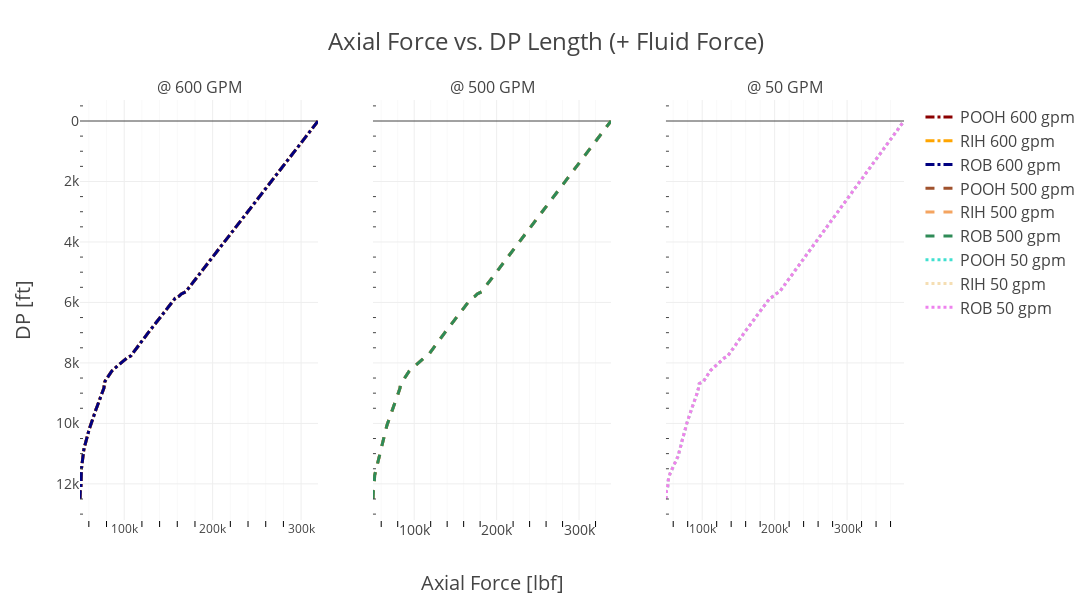

Notebook cell for this chart:
### Code cell
import plotly.graph_objects as go
from plotly.subplots import make_subplots

fig = make_subplots(rows=1, cols=3, subplot_titles=("@ 600 GPM", "@ 500 GPM", "@ 50 GPM"), shared_yaxes=True)

fig.add_trace(go.Scatter(x=hook_POOH_600[0]+50000, y=np.linspace(12500, 0, len(hook_POOH_600[0])), name='POOH 600 gpm', line=dict(color='darkred', width=3, dash='dashdot')), row=1, col=1)
fig.add_trace(go.Scatter(x=hook_RIH_600[0]+50000, y=np.linspace(12500, 0, len(hook_RIH_600[0])), name='RIH 600 gpm', line=dict(color='orange', width=3, dash='dashdot')), row=1, col=1) 
fig.add_trace(go.Scatter(x=hook_ROB_600[0]+50000, y=np.linspace(12500, 0, len(hook_ROB_600[0])), name='ROB 600 gpm', line=dict(color='navy', width=3, dash='dashdot')), row=1, col=1) 
fig.add_trace(go.Scatter(x=hook_POOH_500[0]+50000, y=np.linspace(12500, 0, len(hook_POOH_500[0])), name='POOH 500 gpm', line=dict(color='sienna', width=3, dash='dash')), row=1, col=2)
fig.add_trace(go.Scatter(x=hook_RIH_500[0]+50000, y=np.linspace(12500, 0, len(hook_RIH_500[0])), name='RIH 500 gpm', line=dict(color='sandybrown', width=3, dash='dash')), row=1, col=2) 
fig.add_trace(go.Scatter(x=hook_ROB_500[0]+50000, y=np.linspace(12500, 0, len(hook_ROB_500[0])), name='ROB 500 gpm', line=dict(color='seagreen', width=3, dash='dash')), row=1, col=2) 
fig.add_trace(go.Scatter(x=hook_POOH_0[0]+50000, y=np.linspace(12500, 0, len(hook_POOH_0[0])), name='POOH 50 gpm', line=dict(color='turquoise', width=3, dash='dot')), row=1, col=3)
fig.add_trace(go.Scatter(x=hook_RIH_0[0]+50000, y=np.linspace(12500, 0, len(hook_RIH_0[0])), name='RIH 50 gpm', line=dict(color='wheat', width=3, dash='dot')), row=1, col=3) 
fig.add_trace(go.Scatter(x=hook_ROB_0[0]+50000, y=np.linspace(12500, 0, len(hook_ROB_0[0])), name='ROB 50 gpm', line=dict(color='violet', width=3, dash='dot')), row=1, col=3) 

# Update the layout for white background and improved readability
fig.update_xaxes(minor=dict(ticklen=6, tickcolor="black", showgrid=True))
fig.update_yaxes(minor_ticks="inside")
fig.update_layout(
    
    template= "none",
    title='Axial Force vs. DP Length (+ Fluid Force)',  # Add a title
    title_font_size=24,
    xaxis2=dict(
        title='Axial Force [lbf]',
        titlefont_size=20,
        tickfont_size=14,
    ),
    yaxis=dict(
        title='DP [ft]',
        titlefont_size=20,
        tickfont_size=14,
        autorange="reversed"
    ),
    legend=dict(
        traceorder='normal',
        font=dict(
            size=16,
        )
    ),
    height = 600,
    width = 1400
)

# Show the figure
fig.show()
# fig.write_html("Plot.html")

### Figure 1 — Plotly figure (JSON) as saved in the notebook; plotly's stock layout.template omitted (floating-point values rounded to 4 significant figures; data arrays with more than 128 entries replaced by an {"elided": "..."} marker saying what was removed)
{"data": [{"line": {"color": "darkred", "dash": "dashdot", "width": 3}, "name": "POOH 600 gpm", "type": "scatter", "x": {"elided": "178 float values"}, "xaxis": "x", "y": {"elided": "178 float values"}, "yaxis": "y"}, {"line": {"color": "orange", "dash": "dashdot", "width": 3}, "name": "RIH 600 gpm", "type": "scatter", "x": {"elided": "178 float values"}, "xaxis": "x", "y": {"elided": "178 float values"}, "yaxis": "y"}, {"line": {"color": "navy", "dash": "dashdot", "width": 3}, "name": "ROB 600 gpm", "type": "scatter", "x": {"elided": "178 float values"}, "xaxis": "x", "y": {"elided": "178 float values"}, "yaxis": "y"}, {"line": {"color": "sienna", "dash": "dash", "width": 3}, "name": "POOH 500 gpm", "type": "scatter", "x": {"elided": "178 float values"}, "xaxis": "x2", "y": {"elided": "178 float values"}, "yaxis": "y2"}, {"line": {"color": "sandybrown", "dash": "dash", "width": 3}, "name": "RIH 500 gpm", "type": "scatter", "x": {"elided": "178 float values"}, "xaxis": "x2", "y": {"elided": "178 float values"}, "yaxis": "y2"}, {"line": {"color": "seagreen", "dash": "dash", "width": 3}, "name": "ROB 500 gpm", "type": "scatter", "x": {"elided": "178 float values"}, "xaxis": "x2", "y": {"elided": "178 float values"}, "yaxis": "y2"}, {"line": {"color": "turquoise", "dash": "dot", "width": 3}, "name": "POOH 50 gpm", "type": "scatter", "x": {"elided": "178 float values"}, "xaxis": "x3", "y": {"elided": "178 float values"}, "yaxis": "y3"}, {"line": {"color": "wheat", "dash": "dot", "width": 3}, "name": "RIH 50 gpm", "type": "scatter", "x": {"elided": "178 float values"}, "xaxis": "x3", "y": {"elided": "178 float values"}, "yaxis": "y3"}, {"line": {"color": "violet", "dash": "dot", "width": 3}, "name": "ROB 50 gpm", "type": "scatter", "x": {"elided": "178 float values"}, "xaxis": "x3", "y": {"elided": "178 float values"}, "yaxis": "y3"}], "layout": {"annotations": [{"font": {"size": 16}, "showarrow": false, "text": "@ 600 GPM", "x": 0.1444, "xanchor": "center", "xref": "paper", "y": 1, "yanchor": "bottom", "yref": "paper"}, {"font": {"size": 16}, "showarrow": false, "text": "@ 500 GPM", "x": 0.5, "xanchor": "center", "xref": "paper", "y": 1, "yanchor": "bottom", "yref": "paper"}, {"font": {"size": 16}, "showarrow": false, "text": "@ 50 GPM", "x": 0.8556, "xanchor": "center", "xref": "paper", "y": 1, "yanchor": "bottom", "yref": "paper"}], "height": 600, "legend": {"font": {"size": 16}, "traceorder": "normal"}, "title": {"font": {"size": 24}, "text": "Axial Force vs. DP Length (+ Fluid Force)"}, "width": 1400, "xaxis": {"anchor": "y", "domain": [0, 0.2889], "minor": {"showgrid": true, "tickcolor": "black", "ticklen": 6}}, "xaxis2": {"anchor": "y2", "domain": [0.3556, 0.6444], "minor": {"showgrid": true, "tickcolor": "black", "ticklen": 6}, "tickfont": {"size": 14}, "title": {"font": {"size": 20}, "text": "Axial Force [lbf]"}}, "xaxis3": {"anchor": "y3", "domain": [0.7111, 1], "minor": {"showgrid": true, "tickcolor": "black", "ticklen": 6}}, "yaxis": {"anchor": "x", "autorange": "reversed", "domain": [0, 1], "minor": {"ticks": "inside"}, "tickfont": {"size": 14}, "title": {"font": {"size": 20}, "text": "DP [ft]"}}, "yaxis2": {"anchor": "x2", "domain": [0, 1], "matches": "y", "minor": {"ticks": "inside"}, "showticklabels": false}, "yaxis3": {"anchor": "x3", "domain": [0, 1], "matches": "y", "minor": {"ticks": "inside"}, "showticklabels": false}}}
